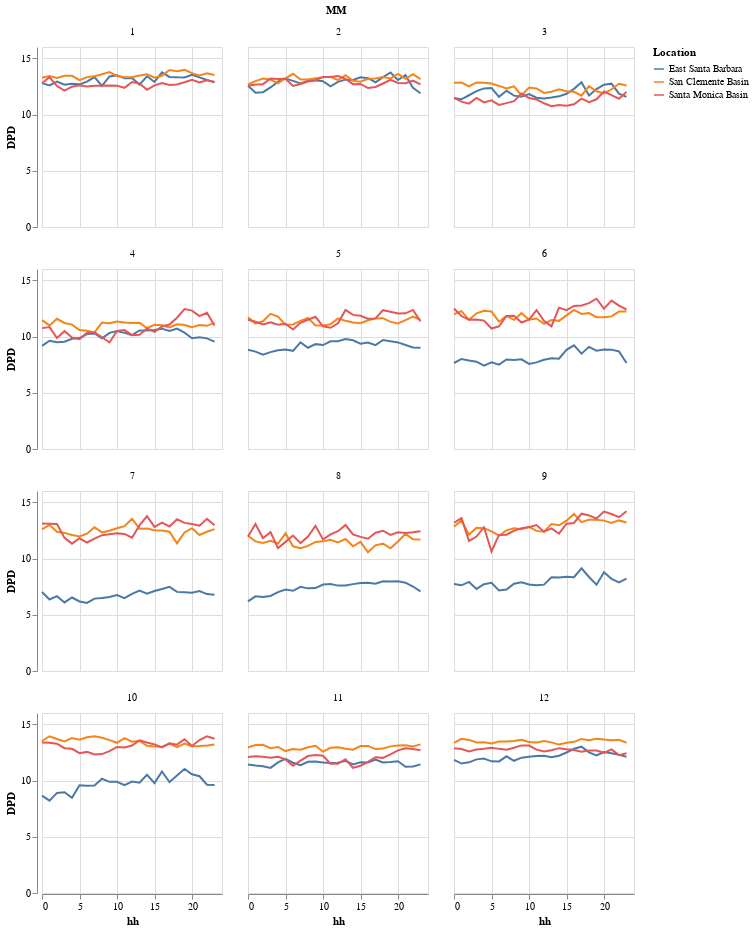

Write notebook code for a chart like this one.
### Code cell
# plot
alt.Chart(by_mo_hr).mark_line().encode(
    x =alt.X('hh:Q'),
    y =alt.Y('DPD:Q'),
    color='Location:N'
).properties(
    width=180,
    height=180
).facet(
    facet='MM:N',
    columns=3
)

### Figure 1 — Vega-Lite specification as saved in the notebook (floating-point values rounded to 4 significant figures; data arrays with more than 128 entries replaced by an {"elided": "..."} marker saying what was removed)
{"config": {"view": {"continuousWidth": 400, "continuousHeight": 300}}, "data": {"name": "data-78c7229df61bcd4400e1a552b49a9ec8"}, "facet": {"field": "MM", "type": "nominal"}, "spec": {"mark": "line", "encoding": {"color": {"field": "Location", "type": "nominal"}, "x": {"field": "hh", "type": "quantitative"}, "y": {"field": "DPD", "type": "quantitative"}}, "height": 180, "width": 180}, "columns": 3, "$schema": "https://vega.github.io/schema/vega-lite/v4.17.0.json", "datasets": {"data-78c7229df61bcd4400e1a552b49a9ec8": {"elided": "864 records"}}}
